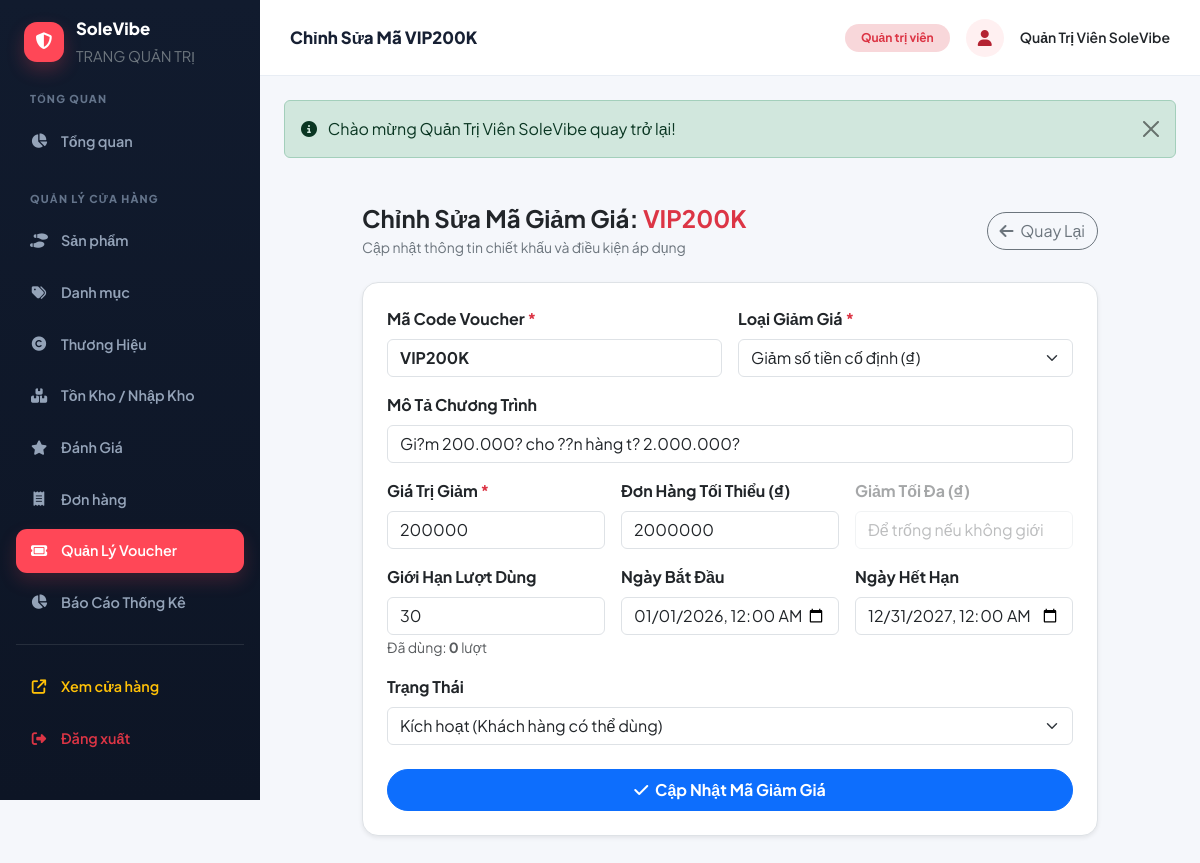
/index.php?act=admin-voucher-edit&id=3 (signed in), run on the app's committed database.
### tables this page shows
CREATE TABLE `vouchers` (
  `id` bigint unsigned NOT NULL AUTO_INCREMENT,
  `code` varchar(50) NOT NULL,
  `description` varchar(255) DEFAULT NULL,
  `discount_type` enum('fixed','percent') NOT NULL,
  `discount_value` decimal(12,2) NOT NULL,
  `min_order_value` decimal(12,2) NOT NULL DEFAULT '0.00',
  `max_discount` decimal(12,2) DEFAULT NULL,
  `usage_limit` int unsigned DEFAULT NULL,
  `used_count` int unsigned NOT NULL DEFAULT '0',
  `starts_at` datetime DEFAULT NULL,
  `ends_at` datetime DEFAULT NULL,
  `status` enum('active','inactive') NOT NULL DEFAULT 'active',
  `created_at` timestamp NULL DEFAULT CURRENT_TIMESTAMP,
  PRIMARY KEY (`id`),
  UNIQUE KEY `code` (`code`)
);

### app/Core/BaseController.php (called while the page is built, shortened)
<?php
abstract class BaseController
{
    protected function adminView(string $viewPath, array $data = []): void
    {
        extract($data);
        $viewFile = __DIR__ . '/../Views/admin/' . $viewPath . '.php';
        require_once $viewFile;
    }
}

### app/Controllers/Admin/VoucherController.php (called while the page is built, shortened)
<?php
class VoucherController extends BaseController
{
    private Voucher $voucherModel;
    public function __construct()
    {
        $this->voucherModel = new Voucher();
    }
    public function edit(): void
    {
        $id = (int)($_GET['id'] ?? 0);
        $voucher = $this->voucherModel->findById($id);
        $this->adminView('vouchers/edit', [
            'pageTitle' => 'Chỉnh Sửa Mã ' . $voucher['code'],
            'voucher'   => $voucher,
        ]);
    }
}

### index.php (called while the page is built, shortened)
<?php
spl_autoload_register(function (string $class): void {
    $prefix = 'App\\';
    $relativeClass = substr($class, strlen($prefix));
    $file = ROOT_PATH . '/app/' . str_replace('\\', DIRECTORY_SEPARATOR, $relativeClass) . '.php';
});
require_once ROOT_PATH . '/app/Core/Helper.php';
$router = new App\Core\Router();
$router->dispatch();

### config/database.php (called while the page is built)
<?php
return [
    'host'     => '127.0.0.1',
    'port'     => '3306',
    'dbname'   => 'bangiay2',
    'username' => 'root',
    'password' => '',
    'charset'  => 'utf8mb4',
    'options'  => [
        PDO::ATTR_ERRMODE            => PDO::ERRMODE_EXCEPTION,
        PDO::ATTR_DEFAULT_FETCH_MODE => PDO::FETCH_ASSOC,
        PDO::ATTR_EMULATE_PREPARES   => false,
        PDO::MYSQL_ATTR_INIT_COMMAND => "SET sql_mode=(SELECT REPLACE(@@sql_mode,'ONLY_FULL_GROUP_BY',''))",
    ],
];

### app/Core/Database.php (called while the page is built, shortened)
<?php
class Database
{
    private static ?PDO $instance = null;
    public static function getConnection(): PDO
    {
        if (self::$instance === null) {
            $config = require __DIR__ . '/../../config/database.php';
            $dsn = sprintf(
                'mysql:host=%s;port=%s;dbname=%s;charset=%s',
                $config['host'],
                $config['port'],
                $config['dbname'],
                $config['charset']
            );
            try {
                self::$instance = new PDO(
                    $dsn,
                    $config['username'],
                    $config['password'],
                    $config['options']
                );
            } catch (PDOException $e) {
                die('Lỗi kết nối cơ sở dữ liệu: ' . $e->getMessage());
            }
        }
        return self::$instance;
    }
}

### app/Models/Voucher.php (called while the page is built, shortened)
<?php
class Voucher extends BaseModel
{
    public function findById(int $id): ?array
    {
        $sql = "SELECT * FROM vouchers WHERE id = :id";
        return $this->fetch($sql, ['id' => $id]);
    }
}

### app/Core/BaseModel.php (called while the page is built, shortened)
<?php
abstract class BaseModel
{
    protected PDO $db;
    public function __construct()
    {
        $this->db = Database::getConnection();
    }
    public function query(string $sql, array $params = []): PDOStatement
    {
        $stmt = $this->db->prepare($sql);
        $stmt->execute($params);
        return $stmt;
    }
    public function fetch(string $sql, array $params = []): ?array
    {
        $result = $this->query($sql, $params)->fetch();
        return $result ?: null;
    }
}

### app/Core/Helper.php (called while the page is built, shortened)
<?php
if (!function_exists('base_url')) {
    function base_url(string $path = ''): string
    {
        static $baseUrl = null;
        if ($baseUrl === null) {
            $config = require __DIR__ . '/../../config/app.php';
            if (!empty($config['base_url'])) {
                $baseUrl = rtrim($config['base_url'], '/');
            } elseif (PHP_SAPI === 'cli') {
                $baseUrl = 'http://localhost/www/ban%20giay2';
            } else {
                $protocol = (!empty($_SERVER['HTTPS']) && $_SERVER['HTTPS'] !== 'off') ? 'https://' : 'http://';
                $host = $_SERVER['HTTP_HOST'] ?? 'localhost';
                $scriptName = str_replace('\\', '/', dirname($_SERVER['SCRIPT_NAME'] ?? ''));
                $scriptDir = ($scriptName === '/' || $scriptName === '.') ? '' : $scriptName;
                $baseUrl = rtrim($protocol . $host . $scriptDir, '/');
            }
        }
        return $baseUrl . ($path ? '/' . ltrim($path, '/') : '');
    }
}
if (!function_exists('route_url')) {
    function route_url(string $act = '', array $params = []): string
    {
        $query = [];
        if ($act !== '') {
            $query['act'] = $act;
        }
        $queryString = http_build_query($query);
        return base_url($queryString ? 'index.php?' . $queryString : '');
    }
}

### app/Views/admin/vouchers/edit.php (the view, shortened to what this page needs)
<div class="container-fluid" style="max-width: 760px;">
    <div class="d-flex justify-content-between align-items-center mb-4">
        <div>
            <h4 class="fw-bold mb-1">Chỉnh Sửa Mã Giảm Giá: <span class="text-danger"><?= htmlspecialchars($voucher['code']) ?></span></h4>
            <p class="text-secondary small mb-0">Cập nhật thông tin chiết khấu và điều kiện áp dụng</p>
        </div>
        <a href="<?= route_url('admin-vouchers') ?>" class="btn btn-outline-secondary rounded-pill">
            <i class="fa-solid fa-arrow-left me-1"></i> Quay Lại
        </a>
    </div>
    <div class="bg-white p-4 rounded-4 border shadow-sm">
        <form action="<?= route_url('admin-voucher-update') ?>" method="POST">
            <div class="row g-3 mb-3">
                <div class="col-md-6">
                    <label class="form-label fw-bold">Mã Code Voucher <span class="text-danger">*</span></label>
                    <input type="text" name="code" class="form-control text-uppercase fw-bold" value="<?= htmlspecialchars($voucher['code']) ?>" required>
                </div>
                <div class="col-md-6">
                    <label class="form-label fw-bold">Loại Giảm Giá <span class="text-danger">*</span></label>
                    <select name="discount_type" id="discountType" class="form-select" onchange="toggleDiscountFields()">
                        <option value="fixed" <?= ($voucher['discount_type'] === 'fixed') ? 'selected' : '' ?>>Giảm số tiền cố định (₫)</option>
                    </select>
                </div>
            </div>
            <div class="mb-3">
                <label class="form-label fw-bold">Mô Tả Chương Trình</label>
                <input type="text" name="description" class="form-control" value="<?= htmlspecialchars($voucher['description'] ?? '') ?>">
            </div>
            <div class="row g-3 mb-3">
                <div class="col-md-4">
                    <label class="form-label fw-bold">Giá Trị Giảm <span class="text-danger">*</span></label>
                    <input type="number" step="any" name="discount_value" class="form-control" value="<?= (float)$voucher['discount_value'] ?>" required>
                </div>
                <div class="col-md-4">
                    <label class="form-label fw-bold">Đơn Hàng Tối Thiểu (₫)</label>
                    <input type="number" name="min_order_value" class="form-control" value="<?= (float)$voucher['min_order_value'] ?>">
                </div>
                <div class="col-md-4" id="maxDiscountCol">
                    <label class="form-label fw-bold">Giảm Tối Đa (₫)</label>
                    <input type="number" name="max_discount" class="form-control" value="<?= !empty($voucher['max_discount']) ? (float)$voucher['max_discount'] : '' ?>" placeholder="Để trống nếu không giới hạn">
                </div>
            </div>
            <div class="row g-3 mb-3">
                <div class="col-md-4">
                    <label class="form-label fw-bold">Giới Hạn Lượt Dùng</label>
                    <input type="number" name="usage_limit" class="form-control" value="<?= $voucher['usage_limit'] ?? '' ?>" placeholder="Để trống nếu vô hạn">
                    <small class="text-muted">Đã dùng: <strong><?= $voucher['used_count'] ?></strong> lượt</small>
                </div>
                <div class="col-md-4">
                    <label class="form-label fw-bold">Ngày Bắt Đầu</label>
                    <input type="datetime-local" name="starts_at" class="form-control" value="<?= !empty($voucher['starts_at']) ? date('Y-m-d\TH:i', strtotime($voucher['starts_at'])) : '' ?>">
                </div>
                <div class="col-md-4">
                    <label class="form-label fw-bold">Ngày Hết Hạn</label>
                    <input type="datetime-local" name="ends_at" class="form-control" value="<?= !empty($voucher['ends_at']) ? date('Y-m-d\TH:i', strtotime($voucher['ends_at'])) : '' ?>">
                </div>
            </div>
            <div class="mb-4">
                <label class="form-label fw-bold">Trạng Thái</label>
                <select name="status" class="form-select">
                    <option value="active" <?= ($voucher['status'] === 'active') ? 'selected' : '' ?>>Kích hoạt (Khách hàng có thể dùng)</option>
                </select>
            </div>
            <button type="submit" class="btn btn-primary rounded-pill px-4 py-2 fw-bold w-100">
                <i class="fa-solid fa-check me-1"></i> Cập Nhật Mã Giảm Giá
            </button>
        </form>
    </div>
</div>

### app/Views/layouts/admin_header.php (style rules this page uses)
:root { --admin-primary: #ff4757; --admin-ink: #172033; --admin-muted: #718096; --admin-border: #e8edf4; --admin-canvas: #f5f7fb; }
body { min-height: 100vh; background: var(--admin-canvas); font-family: 'Plus Jakarta Sans', sans-serif; }

### data on the page
vouchers: code "VIP200K", discount_type "Giảm số tiền cố định (₫)", description "Gi?m 200.000? cho ??n hàng t? 2.000.000?", discount_value "200000", min_order_value "2000000", usage_limit "30", used_count "0", starts_at "01/01/2026 00:00", ends_at "12/31/2027 00:00", status "Kích hoạt (Khách hàng có thể dùng)"

### other printed values
$pageTitle "Chỉnh Sửa Mã VIP200K"
auth()['full_name'] "Quản Trị Viên SoleVibe"
$flash['message'] "Chào mừng Quản Trị Viên SoleVibe quay trở lại!"
